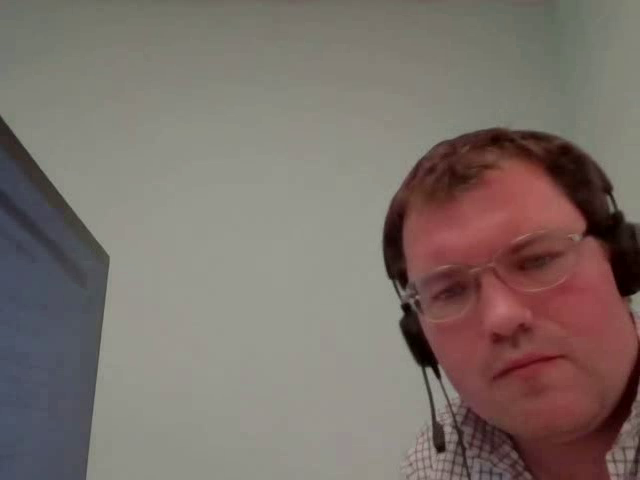
#> input picture frame 1 of LR_5/ЛР4_main_video.mov, 640 x 480 px, given in place of ЛР4_motions.mov, which was not available
$ python LR_5.py
#> lines starting #> are read from the running program, lines starting #| are printed output that depends on the picture; after the words box and inside, x2 and y2 are one past the last pixel; in counts of white or black regions, pixels touching at a corner belong together; pictures that were not available may be replaced by others from this repository, and a replacement may not be noted
import cv2

def main(path_to_file, kernel_size, standart_deviation, treshLow, min_area):

    # Задание 1 (самостоятельно). Реализовать метод, который читает
    # видеофайл и записывает в один файл только ту часть видео, где в кадре было
    # движение, можно воспользоваться примерами.

#> called with path_to_file = 'ЛР4_motions.mov', kernel_size = 3, standart_deviation = 60, treshLow = 60, min_area = 20
    video = cv2.VideoCapture(path_to_file, cv2.CAP_ANY)
    ret, frame = video.read()
#> frame is the input picture: shape (480, 640, 3); mean B, G, R 106.1, 112.2, 123.5
    width = int(video.get(cv2.CAP_PROP_FRAME_WIDTH))
    height = int(video.get(cv2.CAP_PROP_FRAME_HEIGHT))
    fourcc = cv2.VideoWriter_fourcc(*'mp4v')

    # Записываем видео в файл с частотой кадров - 25 и размером кадров
    # Частота кадров - это кол-во кадров, отображаемых в секунду при воспроизведении видео
    outputVideo = cv2.VideoWriter("ЛР4_main_video.mov", fourcc, 15, (width, height))

    ret, frame = video.read()
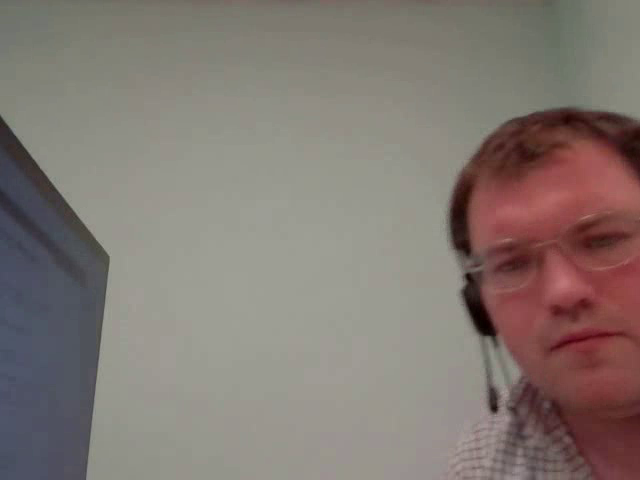
#> input picture frame 2 of LR_5/ЛР4_main_video.mov, 640 x 480 px, given in place of ЛР4_motions.mov, which was not available
#> frame is the input picture: shape (480, 640, 3); mean B, G, R 114.9, 120.9, 130.9
    gray = cv2.cvtColor(frame, cv2.COLOR_BGR2GRAY)
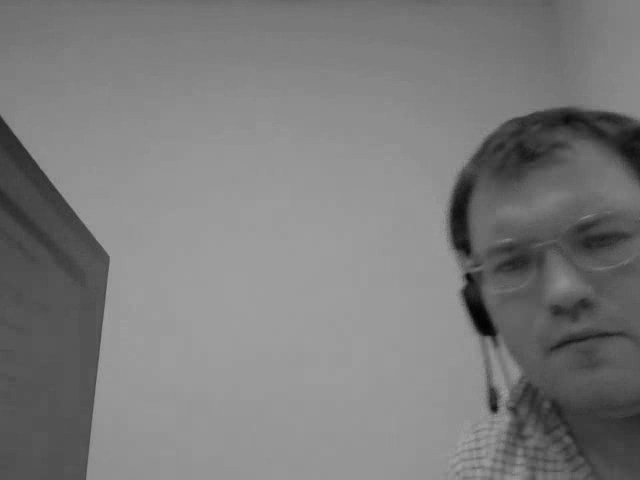
#> gray: shape (480, 640); min 3, max 160, mean 123.3
    oldFrame = cv2.GaussianBlur(gray, (kernel_size, kernel_size), standart_deviation)
    while True:
        ret, frame = video.read()
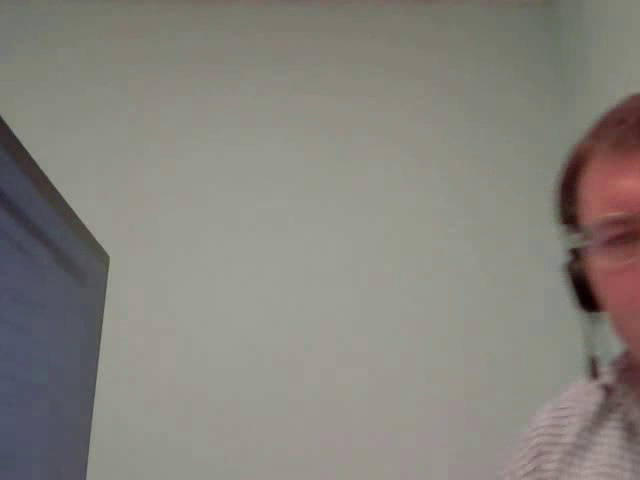
#> input picture frame 3 of LR_5/ЛР4_main_video.mov, 640 x 480 px, given in place of ЛР4_motions.mov, which was not available
#> frame is the input picture: shape (480, 640, 3); mean B, G, R 124.2, 131.3, 134.3
        if not ret:
            break

        gray = cv2.cvtColor(frame, cv2.COLOR_BGR2GRAY)
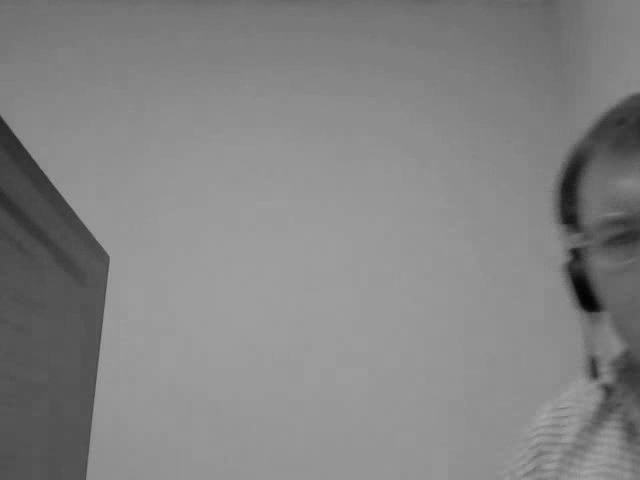
#> gray: shape (480, 640); min 2, max 168, mean 131.5
        blurGray = cv2.GaussianBlur(gray, (kernel_size, kernel_size), standart_deviation)

        # Вычисление разницы между кадрами
        frame_diff = cv2.absdiff(oldFrame, blurGray)
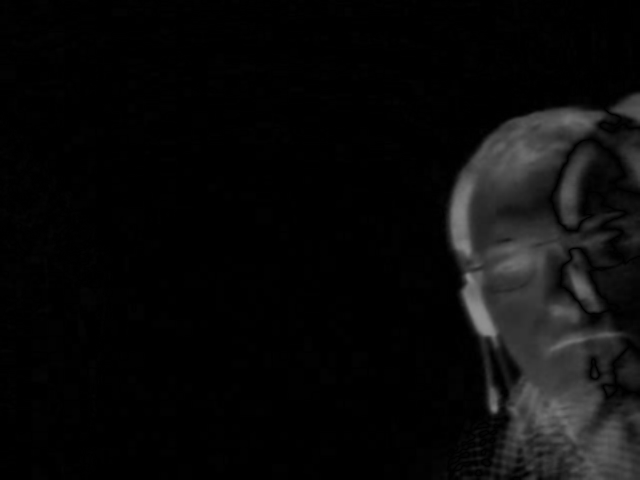
#> frame_diff: shape (480, 640); min 0, max 144, mean 10.1

        # Применяем бинаризацию, чтобы выделить измененные области
        thresh = cv2.threshold(frame_diff, treshLow, 255, cv2.THRESH_BINARY)[1]
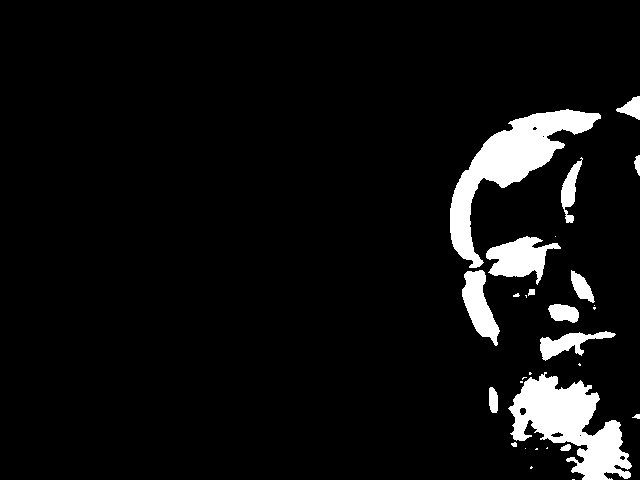
#> thresh: shape (480, 640); 6.4% white; 29 white regions (14 under 20 px)

        # Находим контуры в бинарном изображении
        contours, _ = cv2.findContours(thresh, cv2.RETR_EXTERNAL, cv2.CHAIN_APPROX_SIMPLE)
#> contours = 29 contours, 16 with area under 20; largest, box (x1, y1, x2, y2) and area: (450, 109, 601, 268) 6510, (508, 372, 632, 480) 6252, (486, 236, 561, 285) 1796, (462, 270, 500, 346) 1386, (540, 331, 616, 361) 823
        try:
            contour = contours[0] # Получаем контур из контуров
#> contour = [[572, 479], [574, 479]]
            area = cv2.contourArea(contour) # Вычисляем площадь контура
#> area = 0
            if area > min_area:
                outputVideo.write(frame) # Если площадь больше порога записываем текущий кадр в выходное видео
        except:
            pass

        oldFrame = blurGray
    outputVideo.release()

# Задание 2 (самостоятельно). Провести эксперименты, выбирая
# различные значения параметров: размытие Гаусса, граница разделения для
# метода threshold, площадь минимального объекта, подобрать оптимальные
# значения параметров для данного видео.

main("ЛР4_motions.mov", 3, 60, 60, 20)

$ run again, starting later in the video
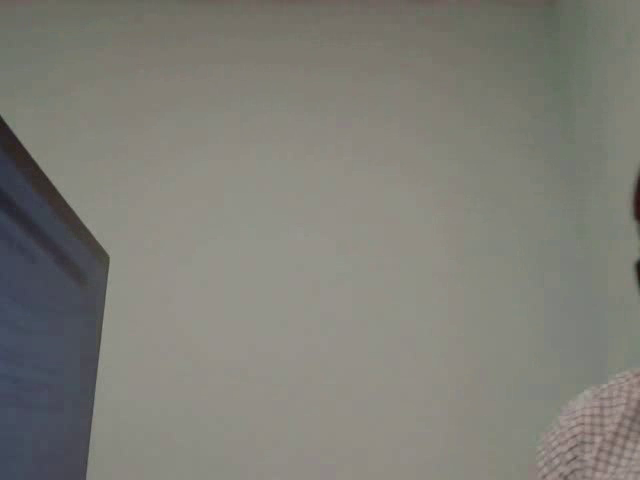
#> input picture frame 8 of LR_5/ЛР4_main_video.mov, 640 x 480 px, given in place of ЛР4_motions.mov, which was not available
#> in main, frame is the input picture: shape (480, 640, 3); mean B, G, R 118.6, 126.1, 127
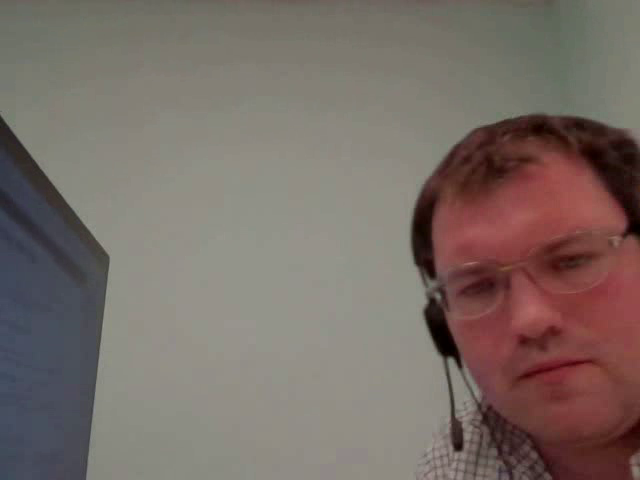
#> input picture frame 10 of LR_5/ЛР4_main_video.mov, 640 x 480 px, given in place of ЛР4_motions.mov, which was not available
#> in main, frame is the input picture: shape (480, 640, 3); mean B, G, R 102.8, 108.8, 120.9
#> in main, `thresh = cv2.threshold(frame_diff, treshLow, 255, cv2.THRESH_BINARY)[1]`:
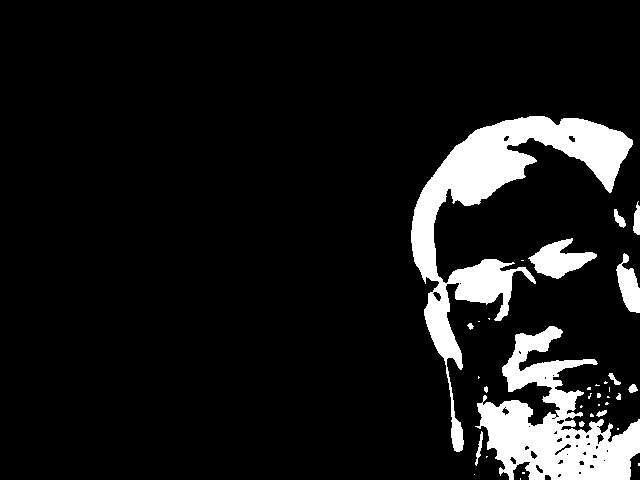
#> thresh: shape (480, 640); 9.8% white; 35 white regions (21 under 20 px)
#> contours = 35 contours, 25 with area under 20; largest, box (x1, y1, x2, y2) and area: (411, 116, 633, 452) 15164, (475, 326, 640, 480) 11190, (528, 238, 597, 279) 1320, (616, 253, 640, 313) 752, (633, 201, 640, 235) 132
#> contour = [[520, 478], [520, 479]]
#> area = 0
